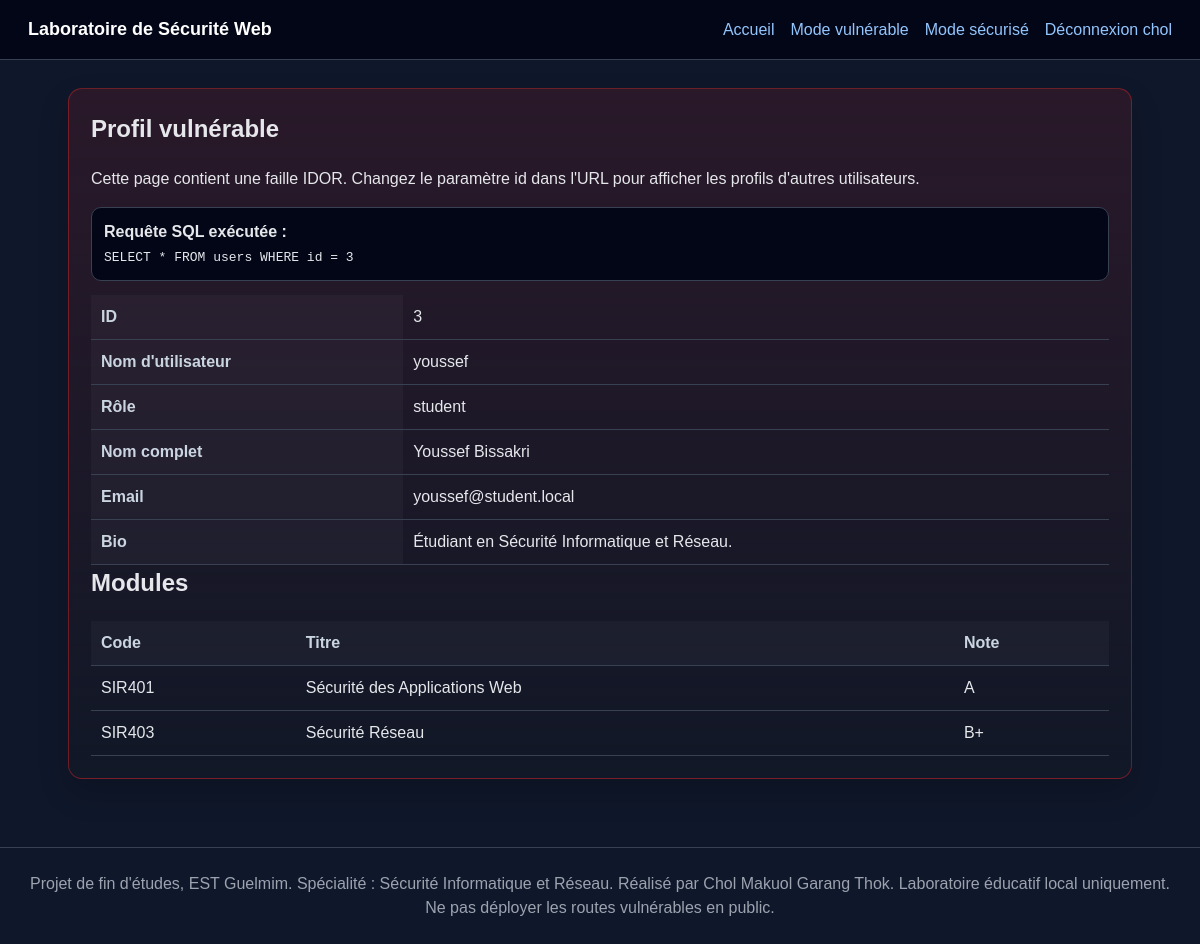
The page /vuln/profile?id=3 (signed in) on the database its author committed.
### tables this page shows
CREATE TABLE users (
            id INTEGER PRIMARY KEY AUTOINCREMENT,
            username TEXT UNIQUE NOT NULL,
            password_plain TEXT,
            password_hash TEXT,
            role TEXT NOT NULL DEFAULT 'student',
            full_name TEXT NOT NULL,
            email TEXT NOT NULL,
            bio TEXT DEFAULT ''
        );

CREATE TABLE courses (
            id INTEGER PRIMARY KEY AUTOINCREMENT,
            code TEXT NOT NULL,
            title TEXT NOT NULL,
            owner_id INTEGER NOT NULL,
            grade TEXT DEFAULT 'N/A',
            FOREIGN KEY(owner_id) REFERENCES users(id)
        );

### app.py (the view)
@app.route("/vuln/profile")
@login_required("vuln")
def vuln_profile():
    user_id = request.args.get("id", session.get("user_id"))
    query = f"SELECT * FROM users WHERE id = {user_id}"
    try:
        user = get_db().execute(query).fetchone()
    except sqlite3.Error as exc:
        flash(f"Erreur SQL : {exc}", "danger")
        user = None
    if not user:
        abort(404)
    courses = get_db().execute("SELECT * FROM courses WHERE owner_id = ?", (user["id"],)).fetchall()
    return render_template("vuln_profile.html", profile=user, courses=courses, raw_query=query)

### app.py (called while the page is built)
def get_db():
    if "db" not in g:
        g.db = sqlite3.connect(app.config["DATABASE"])
        g.db.row_factory = sqlite3.Row
    return g.db

@app.before_request
def ensure_db_exists():
    if not DB_PATH.exists():
        init_db(reset=False)

@app.after_request
def add_security_headers(response):
    response.headers.setdefault("X-Content-Type-Options", "nosniff")
    response.headers.setdefault("X-Frame-Options", "DENY")
    response.headers.setdefault("Referrer-Policy", "strict-origin-when-cross-origin")
    if request.path.startswith("/secure"):
        response.headers.setdefault("Content-Security-Policy", "default-src 'self'; img-src 'self' data:; style-src 'self' 'unsafe-inline'")
    return response

def login_required(mode=None):
    def decorator(view):
        @wraps(view)
        def wrapped(*args, **kwargs):
            if not session.get("user_id"):
                flash("Veuillez vous connecter d’abord.", "warning")
                target = "vuln_login" if mode == "vuln" else "secure_login"
                return redirect(url_for(target))
            if mode and session.get("mode") != mode:
                flash("Veuillez vous connecter au bon mode du laboratoire.", "warning")
                target = "vuln_login" if mode == "vuln" else "secure_login"
                return redirect(url_for(target))
            return view(*args, **kwargs)
        return wrapped
    return decorator

### Laboratoire de Sécurité Web/templates/vuln_profile.html
{% extends "base.html" %}
{% block content %}
<section class="card danger-card">
    <h1>Profil vulnérable</h1>
    <p>Cette page contient une faille IDOR. Changez le paramètre id dans l'URL pour afficher les profils d'autres utilisateurs.</p>
    <div class="codebox"><strong>Requête SQL exécutée :</strong><br><code>{{ raw_query }}</code></div>
    <table>
        <tr><th>ID</th><td>{{ profile['id'] }}</td></tr>
        <tr><th>Nom d'utilisateur</th><td>{{ profile['username'] }}</td></tr>
        <tr><th>Rôle</th><td>{{ profile['role'] }}</td></tr>
        <tr><th>Nom complet</th><td>{{ profile['full_name'] }}</td></tr>
        <tr><th>Email</th><td>{{ profile['email'] }}</td></tr>
        <tr><th>Bio</th><td>{{ profile['bio'] }}</td></tr>
    </table>
    <h2>Modules</h2>
    <table>
        <thead><tr><th>Code</th><th>Titre</th><th>Note</th></tr></thead>
        <tbody>{% for c in courses %}<tr><td>{{ c['code'] }}</td><td>{{ c['title'] }}</td><td>{{ c['grade'] }}</td></tr>{% endfor %}</tbody>
    </table>
</section>
{% endblock %}

### Laboratoire de Sécurité Web/static/style.css (style rules this page uses)
:root { --bg: #0f172a; --panel: #111827; --panel2: #1f2937; --text: #e5e7eb; --muted: #9ca3af; --line: #374151; --safe: #16a34a; --safe2: rgba(22, 163, 74, .12); --danger: #dc2626; --danger2: rgba(220, 38, 38, .13); --blue: #2563eb; }
* { box-sizing: border-box; }
body { margin: 0; font-family: Arial, Helvetica, sans-serif; background: var(--bg); color: var(--text); line-height: 1.5; }
h1, h2, h3 { margin-top: 0; }
.card, .lab-header { background: var(--panel); border: 1px solid var(--line); border-radius: 14px; padding: 22px; box-shadow: 0 14px 30px rgba(0,0,0,.18); margin-bottom: 20px; }
.danger-card { border-color: rgba(220, 38, 38, .45); background: linear-gradient(180deg, var(--danger2), var(--panel)); }
table { width: 100%; border-collapse: collapse; margin-top: 12px; overflow: hidden; }
th, td { border-bottom: 1px solid var(--line); padding: 10px; text-align: left; vertical-align: top; }
th { color: #cbd5e1; background: rgba(255,255,255,.03); }
.codebox { background: #020617; border: 1px solid var(--line); border-radius: 10px; padding: 12px; overflow-x: auto; margin: 14px 0; }

### rows shown on the page
users: id "3", username "youssef", role "student", full_name "Youssef Bissakri", email "youssef@student.local", bio "Étudiant en Sécurité Informatique et Réseau."
courses: code "SIR401", title "Sécurité des Applications Web", grade "A"
courses: code "SIR403", title "Sécurité Réseau", grade "B+"

### other values the page prints
{{ session.get('username') }} "chol"
{{ raw_query }} "SELECT * FROM users WHERE id = 3"
